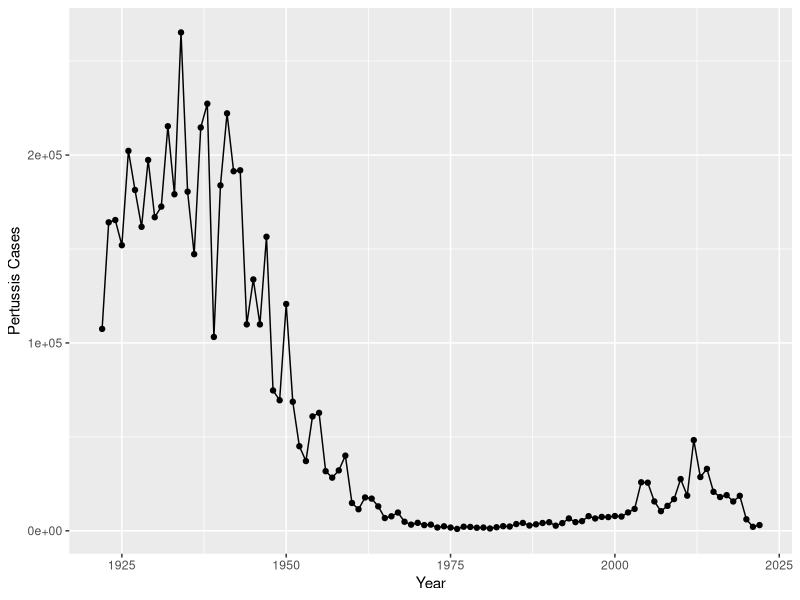
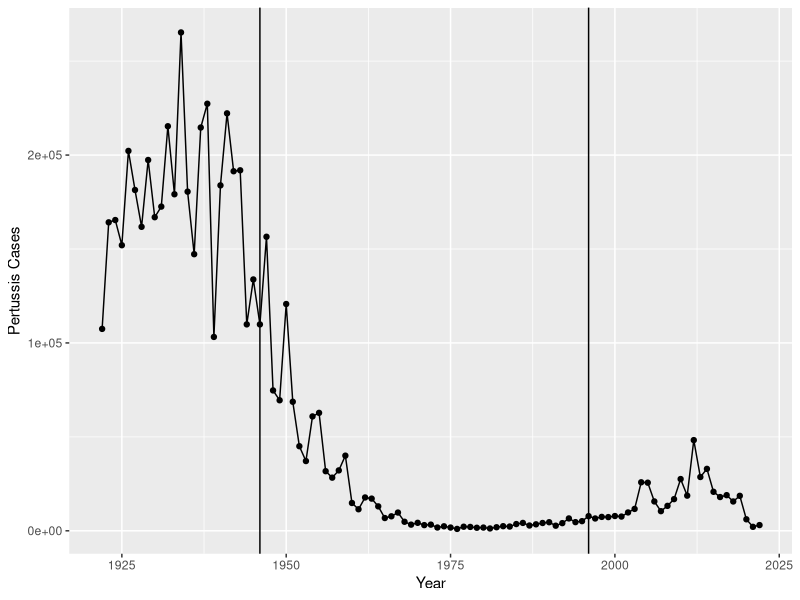

Here is the R script that generated these plots, in order: (Note: this script raises an error after producing the figures.)
## ---- chunk 1
cdc <- data.frame(
                          Year = c(1922L,
                                   1923L,1924L,1925L,1926L,1927L,1928L,
                                   1929L,1930L,1931L,1932L,1933L,1934L,1935L,
                                   1936L,1937L,1938L,1939L,1940L,1941L,
                                   1942L,1943L,1944L,1945L,1946L,1947L,1948L,
                                   1949L,1950L,1951L,1952L,1953L,1954L,
                                   1955L,1956L,1957L,1958L,1959L,1960L,
                                   1961L,1962L,1963L,1964L,1965L,1966L,1967L,
                                   1968L,1969L,1970L,1971L,1972L,1973L,
                                   1974L,1975L,1976L,1977L,1978L,1979L,1980L,
                                   1981L,1982L,1983L,1984L,1985L,1986L,
                                   1987L,1988L,1989L,1990L,1991L,1992L,1993L,
                                   1994L,1995L,1996L,1997L,1998L,1999L,
                                   2000L,2001L,2002L,2003L,2004L,2005L,
                                   2006L,2007L,2008L,2009L,2010L,2011L,2012L,
                                   2013L,2014L,2015L,2016L,2017L,2018L,
                                   2019L,2020L,2021L,2022L),
  No..Reported.Pertussis.Cases = c(107473,
                                   164191,165418,152003,202210,181411,
                                   161799,197371,166914,172559,215343,179135,
                                   265269,180518,147237,214652,227319,103188,
                                   183866,222202,191383,191890,109873,
                                   133792,109860,156517,74715,69479,120718,
                                   68687,45030,37129,60886,62786,31732,28295,
                                   32148,40005,14809,11468,17749,17135,
                                   13005,6799,7717,9718,4810,3285,4249,
                                   3036,3287,1759,2402,1738,1010,2177,2063,
                                   1623,1730,1248,1895,2463,2276,3589,
                                   4195,2823,3450,4157,4570,2719,4083,6586,
                                   4617,5137,7796,6564,7405,7298,7867,
                                   7580,9771,11647,25827,25616,15632,10454,
                                   13278,16858,27550,18719,48277,28639,
                                   32971,20762,17972,18975,15609,18617,6124,
                                   2116,3044)
)
## ---- chunk 2
head(cdc)
## ---- chunk 3
library(ggplot2)

ggplot(cdc) +
  aes(Year, No..Reported.Pertussis.Cases) +
  geom_point() +
  geom_line() +
  labs(x = 'Year', y = 'Pertussis Cases')
## ---- chunk 4

ggplot(cdc) +
  aes(Year, No..Reported.Pertussis.Cases) +
  geom_point() +
  geom_line() +
  labs(x = 'Year', y = 'Pertussis Cases') +
  geom_vline(xintercept=1996) + geom_vline(xintercept=1946)
## ---- chunk 5
# Allows us to read, write and process JSON data
library(jsonlite)
## ---- chunk 6
subject <- read_json("https://www.cmi-pb.org/api/subject", simplifyVector = TRUE) 
## ---- chunk 7
head(subject, 3)
## ---- chunk 8
table(subject$infancy_vac)
## ---- chunk 9
sum(subject[,2] == 'wP')
## ---- chunk 10
sum(subject[,2] == 'aP')
## ---- chunk 11
table(subject$biological_sex)
## ---- chunk 12
library(dplyr)

df_summary <- subject %>% count(race, biological_sex)

print(df_summary)
## ---- chunk 13
table(subject$biological_sex, subject$race) 
## ---- chunk 14
library(lubridate)
## ---- chunk 15
today()
## ---- chunk 16
today() - ymd("2000-01-01")
## ---- chunk 17
time_length( today() - ymd("2000-01-01"),  "years")
## ---- chunk 18
# Use todays date to calculate age in days
subject$age <- today() - ymd(subject$year_of_birth)

head(subject$age)
## ---- chunk 19
ap <- subject %>% filter(infancy_vac == "aP")

round( summary( time_length( ap$age, "years" ) ) )
## ---- chunk 20
wp <- subject %>% filter(infancy_vac == "wP")
round( summary( time_length( wp$age, "years" ) ) )
## ---- chunk 21
int <- ymd(subject$date_of_boost) - ymd(subject$year_of_birth)
age_at_boost <- time_length(int, "year")
head(age_at_boost)
## ---- chunk 22
ggplot(subject) +
  aes(time_length(age, "year"),
      fill=as.factor(infancy_vac)) +
  geom_histogram(show.legend=FALSE) +
  facet_wrap(vars(infancy_vac), nrow=2) +
  xlab("Age in years")
## ---- chunk 23
# Complete the API URLs...
specimen <- read_json("https://www.cmi-pb.org/api/specimen", simplifyVector = TRUE) 
titer <- read_json("https://www.cmi-pb.org/api/plasma_ab_titer", simplifyVector = TRUE) 
## ---- chunk 24
meta <- inner_join(specimen, subject)
dim(meta)
head(meta)
## ---- chunk 25
abdata <- inner_join(titer, meta)
dim(abdata)
## ---- chunk 26
table(abdata$isotype)
## ---- chunk 27
table(abdata$dataset)
## ---- chunk 28
igg <- abdata %>% filter(isotype == "IgG")
head(igg)
## ---- chunk 29
ggplot(igg) +
  aes(MFI_normalised, antigen) +
  geom_boxplot() + 
    xlim(0,75) +
  facet_wrap(vars(visit), nrow=2)
## ---- chunk 30
ggplot(igg) +
  aes(MFI_normalised, antigen, col=infancy_vac ) +
  geom_boxplot(show.legend = FALSE) + 
  facet_wrap(vars(visit), nrow=2) +
  xlim(0,75) +
  theme_bw()
## ---- chunk 31
igg %>% filter(visit != 8) %>%
ggplot() +
  aes(MFI_normalised, antigen, col=infancy_vac ) +
  geom_boxplot(show.legend = FALSE) + 
  xlim(0,75) +
  facet_wrap(vars(infancy_vac, visit), nrow=2)
## ---- chunk 32
filter(igg, antigen=="OVA") %>%
  ggplot() +
  aes(MFI_normalised, col=infancy_vac) +
  geom_boxplot(show.legend = TRUE) +
  facet_wrap(vars(visit)) +
  theme_bw()
## ---- chunk 33
filter(igg, antigen=="FIM2/3") %>%
  ggplot() +
  aes(MFI_normalised, col=infancy_vac) +
  geom_boxplot(show.legend = TRUE) +
  facet_wrap(vars(visit)) +
  theme_bw()
## ---- chunk 34
abdata.21 <- abdata %>% filter(dataset == "2021_dataset")

abdata.21 %>% 
  filter(isotype == "IgG",  antigen == "PT") %>%
  ggplot() +
    aes(x=planned_day_relative_to_boost,
        y=MFI_normalised,
        col=infancy_vac,
        group=subject_id) +
    geom_point() +
    geom_line() +
    geom_vline(xintercept=0, linetype="dashed") +
    geom_vline(xintercept=14, linetype="dashed") +
  labs(title="2021 dataset IgG PT",
       subtitle = "Dashed lines indicate day 0 (pre-boost) and 14 (apparent peak levels)")
## ---- chunk 35
url <- "https://www.cmi-pb.org/api/v2/rnaseq?versioned_ensembl_gene_id=eq.ENSG00000211896.7"

rna <- read_json(url, simplifyVector = TRUE) 
## ---- chunk 36
#meta <- inner_join(specimen, subject)
ssrna <- inner_join(rna, meta)
## ---- chunk 37
ggplot(ssrna) +
  aes(visit, tpm, group=subject_id) +
  geom_point() +
  geom_line(alpha=0.2)
## ---- chunk 38
ggplot(ssrna) +
  aes(tpm, col=infancy_vac) +
  geom_boxplot() +
  facet_wrap(vars(visit))
## ---- chunk 39
ssrna %>%  
  filter(visit==4) %>% 
  ggplot() +
    aes(tpm, col=infancy_vac) + geom_density() + 
    geom_rug() 
